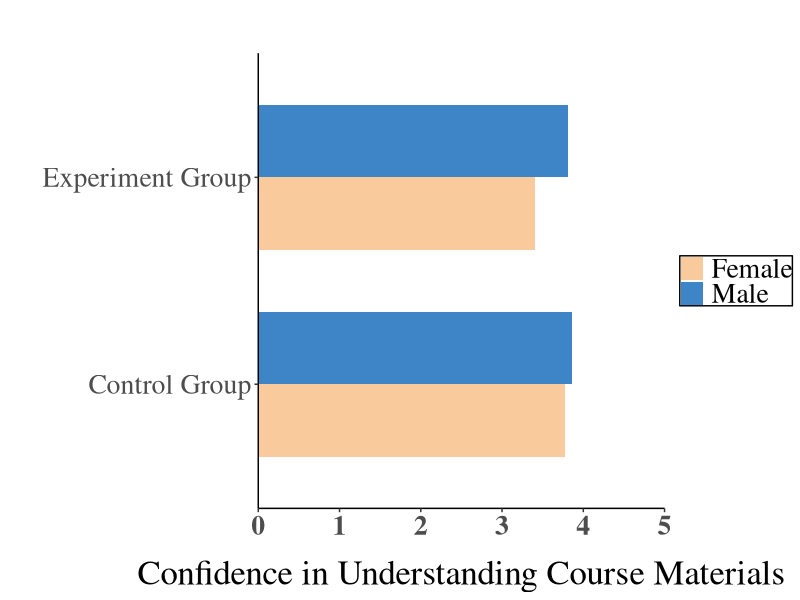
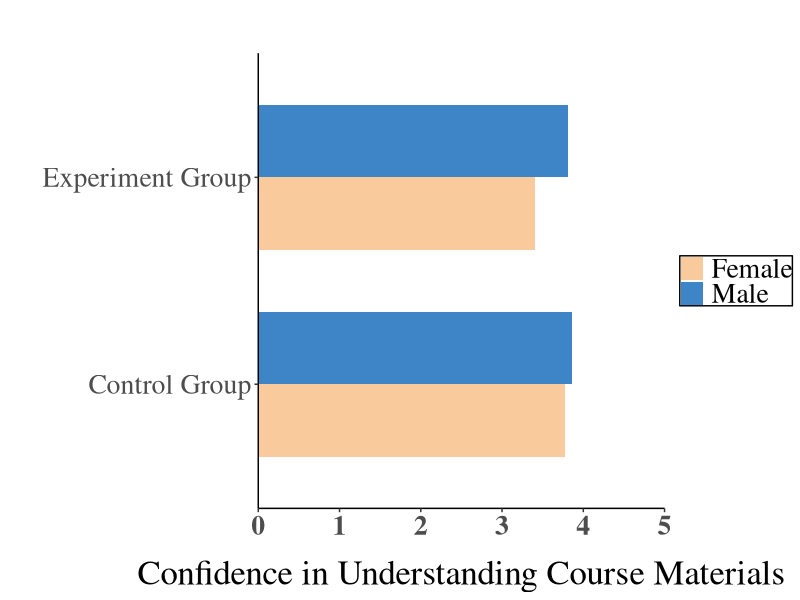

These charts were generated, in order, by the following R code:
library(ggplot2) #for ggplot use plotting
library(reshape) #for combining multiple variables
raw<-read.csv("SampleData.csv", sep=",") #Reads the data in each comma
mm<- melt(raw,id="Person") #Formats the data frame to rely on Person as Y axis

# for switching the order of variables present in the plot
#mm$Person<-factor(mm$Person, levels=c("Experimental","Control"))
# pass in our Data Frame var mm and feed which data to graph
p<- ggplot(mm, aes(x=Person,y=value, group=variable), width=15) 
p<- p + geom_bar(width=.7,aes(fill=variable),stat = "identity", position="dodge")
p<- p + scale_fill_manual("legend", labels=c("Female", "Male"),values = c("G1" = "#f9cb9c", "G2" = "#3d85c6"))
p<- p + labs(title="")
p<- p + xlab("")
p<- p + ylab("Confidence in Understanding Course Materials")
p<- p + theme(panel.background=element_blank(), axis.line.x = element_line(color = "black"), axis.line.y = element_line(color="black"), text=element_text(size=25, family = "Times"))
p<- p + theme(legend.title=element_blank(), legend.background=element_rect(color = "black"), legend.margin=unit(1,"cm"),axis.text.x = element_text(face = "bold", margin = margin(2.5,0,0,0)), axis.title.x=element_text(margin = margin(15,0,0,0)))
p<- p + scale_y_continuous(limit=c(0,5), expand = c(0,0))
p <- p + coord_flip()
p
ggsave(filename = "assignment.pdf", plot = last_plot(), width=297,height=105,units="mm")
